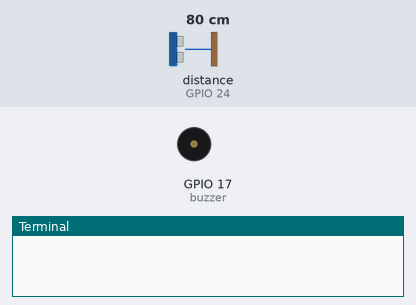
The program below on a simulated Raspberry Pi (BCM pin numbers). Shown: buzzer (waves = sounding), the last lines printed to the terminal. The inputs (shaded band) are chosen by the test bench; at power-on: distance to the obstacle (sensor on GPIO 24) 80 cm. The echo pulse lasts 58.3 µs per cm.

Above: at 0.1 s.
At 3.2 s:
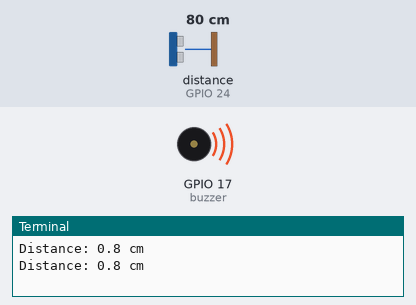
3.3 s: distance to the obstacle (sensor on GPIO 24) set to 2 cm
6.3 s: distance to the obstacle (sensor on GPIO 24) set to 18 cm
At 7.2 s:
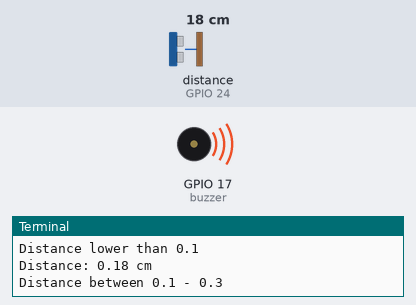
Timing chart, 0 to 9.3 s (numbered marks = the images above; inputs shaded):
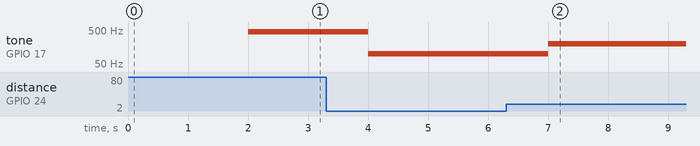

The program:

code.py
```python
from gpiozero import DistanceSensor
from gpiozero import Buzzer
import RPi.GPIO as GPIO
from time import sleep

GPIO.setmode(GPIO.BCM)
GPIO.setup(17, GPIO.OUT, initial = GPIO.LOW)
GPIO.setwarnings(False)

sensor = DistanceSensor(trigger = 18, echo = 24)
buzzer = GPIO.PWM(17, 440)

count = 0

sleep(2)

buzzer.start(50)

try:

    while 1:

        distance = sensor.distance * 100
        distance = round(sensor.distance, 2)
        print("Distance: {} cm".format(sensor.distance))


        if distance < 0.1:
            buzzer.ChangeFrequency(100)
            print("Distance lower than 0.1")

        elif distance > 0.1 and distance < 0.3:
            buzzer.ChangeFrequency(200)
            print("Distance between 0.1 - 0.3")

        elif distance > 0.3 and distance < 0.5:
            buzzer.ChangeFrequency(300)
            print("Distance between 0.3 - 0.5")

        elif distance > 0.5 and distance < 0.7:
            buzzer.ChangeFrequency(400)
            print("Distance between 0.5 - 0.7")

        sleep(1)

except KeyboardInterrupt:
    print("Keyboard interupt")
    buzzer.stop()
    GPIO.cleanup()
```

Measured:
- after the input at 3.3 s, tone on GPIO 17 (buzzer): 440 Hz → 100 Hz after 0.70 s
- after the input at 6.3 s, tone on GPIO 17 (buzzer): 100 Hz → 200 Hz after 0.70 s
